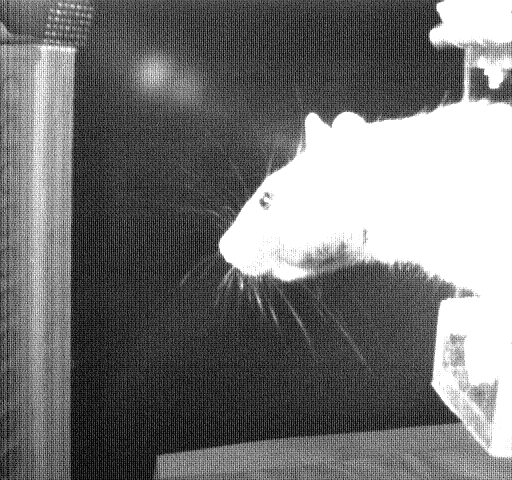
%> input picture video/_c001s0001000004.tif, 512 x 480 px; its folder holds 4 pictures in this run; the run also reads 1 picture not shown here
$ octave --eval "RatHeadTrackingSideView;"   (GNU Octave 9; MATLAB toolbox functions it lacks are replaced by stand-ins)
%> lines starting %> are read from the running program, lines starting %| are printed output that depends on the picture; in (x1, y1, x2, y2) boxes, pixels count from 0 and x2, y2 are one past the last pixel; in counts of white or black regions, pixels touching at a corner belong together; the program's own positions count from 1
% RatHeadTrack.m
%     A script to track the head and whiskers of a rat from a series of
%     .tiff files. This was coded for Winter2016 BME462.
%
%   Since this is a collaborative project, please remember to keep
%   everything well commented (womp womp). Current todos will be tracked at
%   the beginning of the file, and if you make any major changes add your
%   initials next to it.


%   Current ToDos:
%       * Generalize naming in photo read-in
%       * Possibly improve edge detection?
%       * Identify whiskers and head
%       * Loading in RatMap based rat locations
%       *
function RatHeadTrackingSideView
    clc
    close all;
    %Genaralized photo read from directory (create a folder 'video' that stores all
    %videos)
    path = [pwd '/video/*.tif'];
    files = dir(path);
    neighborhood=10;

    % Prepare the new file.
    vidObj = VideoWriter('test.avi');
    open(vidObj);

    % Create an animation.
    set(gca,'nextplot','replacechildren');

    global nose_coord head_coord eye_coord
    nose_coord = [];
    head_coord = [];
    eye_coord = [];
    all_radii=[];

    tol = 25;

    for i = 1:length(files)
    % Runs through all of the pictures for a specific view, converts them to
    % black and white, edge detection, then converts them all into a video.

        %if the string name contains the second video set break from for
        %loop -- UM
        if ~isempty(strfind(files(i).name,'_c002'))
            break;
        end

        % Reads in the file (arrangement assumption is that all video are
        % stored another a video folder residing in the path that the code
        % is in)
        image_path_1 = [pwd '/video/' files(i).name];
        I=imread(image_path_1);
%> I is the input picture: size 480x512 uint8; min 0, max 255, mean 117.9
        image_path_2 = [pwd '/video/' files(i+1).name];
        I_next = imread(image_path_2);

        % store current and next image --UM
        [ED,BW] = getEdges(I);
%> in getEdges, `level = graythresh(I);`: level = 0.596
%> in getEdges, `BW = double(im2bw(I,level^0.1));`:
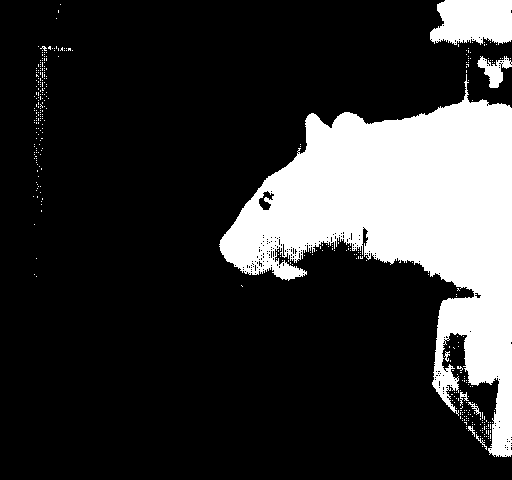
%> BW: size 480x512 double; values 0 (black) and 1 (white), 20.4% white; 362 white regions (354 under 20 px), largest, box (x1, y1, x2, y2) and area: (219, 74, 512, 457) 45689, (430, 0, 512, 45) 3113, (477, 56, 512, 88) 509
%> in getEdges, `BW = medfilt2(BW,[5 5]);`:
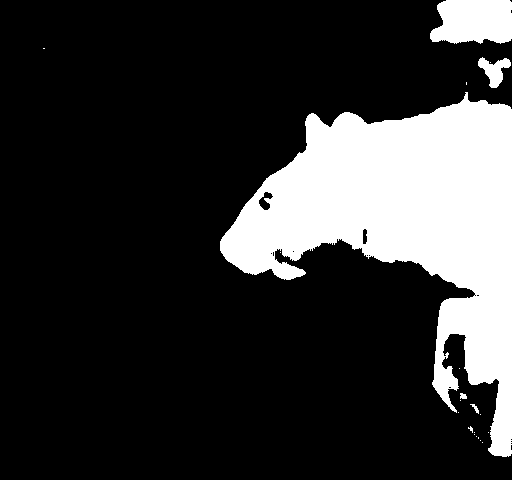
%> BW: size 480x512 double; values 0 (black) and 1 (white), 20.2% white; 21 white regions (16 under 20 px), largest, box (x1, y1, x2, y2) and area: (220, 92, 512, 457) 45985, (430, 0, 512, 44) 3114, (478, 57, 511, 88) 512, (460, 393, 467, 399) 34, (470, 404, 479, 414) 34
%> in getEdges, `ED = edge(BW,'canny');`:
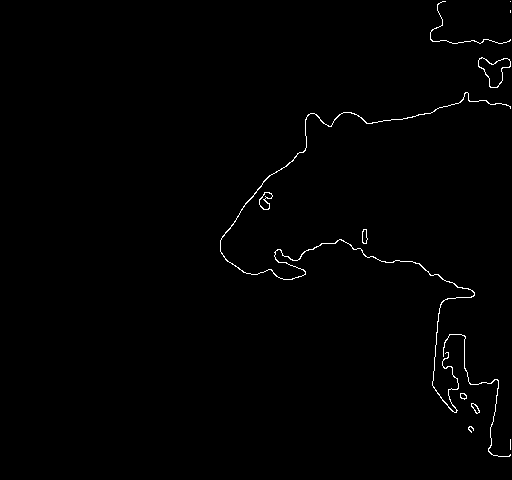
%> ED: size 480x512 logical; 0.75% white in thin lines or dots, all inside (x1, y1, x2, y2) = (220, 1, 511, 457)
        [D_ED,D_BW]=getEdges(I_next);
%> in getEdges (call 2), `BW = double(im2bw(I,level^0.1));`:
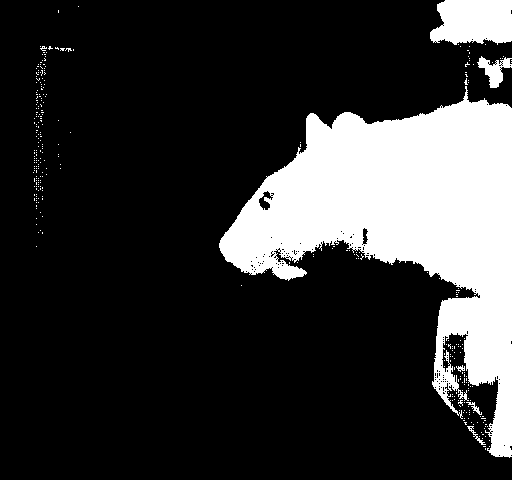
%> BW: size 480x512 double; values 0 (black) and 1 (white), 20.5% white; 320 white regions (314 under 20 px), largest, box (x1, y1, x2, y2) and area: (219, 86, 512, 458) 46095, (430, 0, 512, 45) 3142, (477, 56, 512, 88) 510, (467, 426, 486, 445) 70, (466, 402, 482, 415) 60, (456, 365, 465, 372) 32
%> in getEdges (call 2), `BW = medfilt2(BW,[5 5]);`:
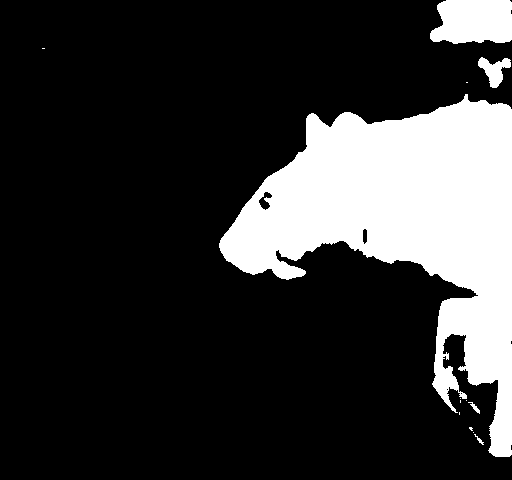
%> BW: size 480x512 double; values 0 (black) and 1 (white), 20.3% white; 13 white regions (8 under 20 px), largest, box (x1, y1, x2, y2) and area: (219, 94, 512, 457) 46243, (430, 0, 512, 44) 3132, (478, 57, 511, 88) 514, (468, 402, 480, 414) 47, (474, 434, 484, 445) 30
%> in getEdges (call 2), `ED = edge(BW,'canny');`:
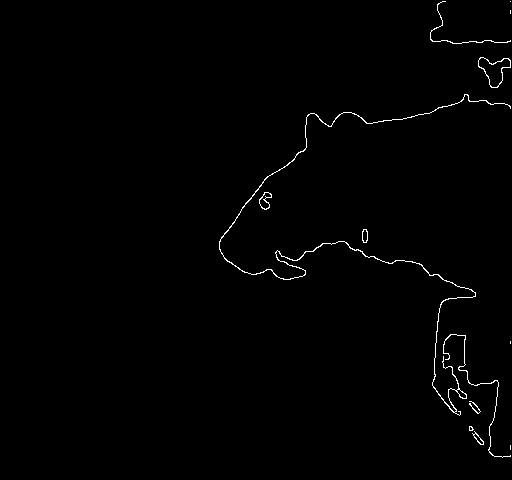
%> ED: size 480x512 logical; 0.78% white in thin lines or dots, all inside (x1, y1, x2, y2) = (219, 1, 511, 458)
        BW=~BW; D_BW=~D_BW; %invert image
        tracking=figure(1); imshow(BW);
        s=regionprops('table',BW,'centroid',...
            'MajorAxisLength','MinorAxisLength');
%> s = 16 regions; first 5, Centroid, MajorAxisLength and MinorAxisLength: [216.8 248.5] 597.4 530.5, [266.1 201.7] 20.13 11.79, [272 254] 1.15 1.15, [274 254.5] 4.62 1.15, [294 252] 1.15 1.15
        centers=s.Centroid;
%> centers = 16 rows, first 12: [216.8 248.5; 266.1 201.7; 272 254; 274 254.5; 294 252; 365.4 237.1; 368 256; 370 256; 450.5 388; 478.5 296; 511.7 1.33; 512 12]
        diameters=mean([s.MajorAxisLength s.MinorAxisLength],2);
%> diameters = [563.9; 15.96; 1.15; 2.89; 1.15; 10.52; 1.15; 1.15; 1.73; 1.73; 2.17; 2.31; 1.15; 1.15; 1.15; 3.46]
        radii=diameters/2;
%> radii = [282; 7.98; 0.577; 1.44; 0.577; 5.26; 0.577; 0.577; 0.866; 0.866; 1.09; 1.15; 0.577; 0.577; 0.577; 1.73]


        %identify nose and head points --UM
         if i==1
             fig = figure(2); h = imshow(ED); hold on
%> the run ends on the next line
             [x_start,y_start] = getpts(fig); % hand pick nose and head coordinates
% [122 lines not run here, left out]
function [ED,BW] = getEdges(I)
    %I=imgaussfilt(I,1);
    level = graythresh(I);  % Calculates the gray threshold --KLB
    BW = double(im2bw(I,level^0.1)); %BW = BW version of image
    BW = medfilt2(BW,[5 5]); % Remove background noise only the outline of the mice remains
    ED = edge(BW,'canny'); %Edge detection (works a little better than Sobel)
return;
